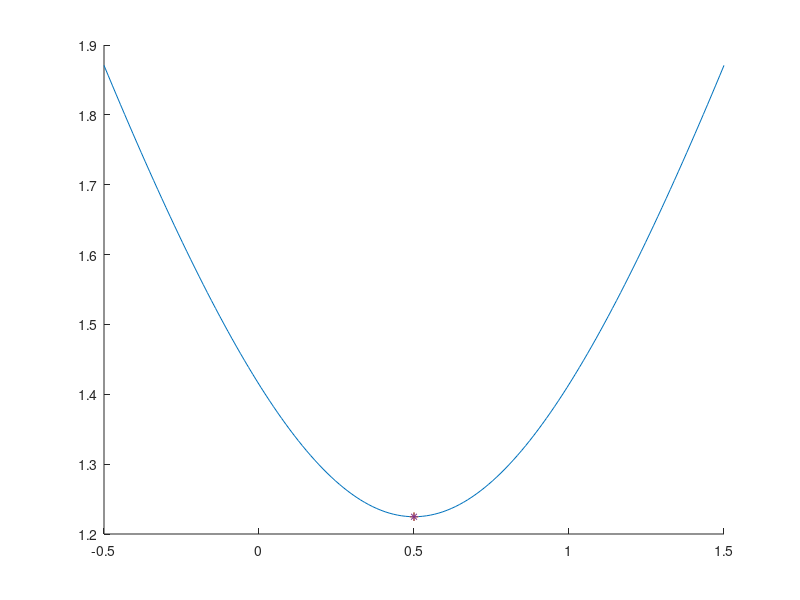

Write MATLAB code to recreate this figure.
clear;

% u0 = rand;
% u1 = rand;
% h = rand;
% s = rand;
% s0 = rand;
% s1 = rand;
% theta = rand;
% p0 = randn(3, 1);
% p1 = randn(3, 1);

theta = 0;
u0=0; u1=0; s=1; s0=1; s1=1; h=1;
p0 = [1; 1; 0];
p1 = [0; 1; 1];

fprintf(['u0 = %g, u1 = %g, h = %g, s = %g, s0 = %g, s1 = %g, theta ' ...
         '= %g\n'], u0, u1, h, s, s0, s1, theta);

fprintf('p0 = (%g, %g, %g)\n', p0(1), p0(2), p0(3));
fprintf('p1 = (%g, %g, %g)\n', p1(1), p1(2), p1(3));

du = u1 - u0;
dp = p1 - p0;
savg = (s0 + s1)/2;
stheta = (1 - theta)*s + theta*savg;
alpha = -du/(stheta*h);

u = @(lam) (1 - lam)*u0 + lam*u1;
p = @(lam) p0 + lam*dp;
q = @(lam) p(lam)'*p(lam);
l = @(lam) sqrt(q(lam));

F0 = @(lam) u(lam) + stheta*h*l(lam);

Lams = linspace(-0.5, 1.5, 151);
F0s = zeros(size(Lams), 'like', Lams);
for i = 1:length(F0s)
    F0s(i) = F0(Lams(i));
end

tmp = alpha^2 - norm(dp, 2)^2;
a = norm(dp, 2)^2*tmp;
b = dp'*p0*tmp;
c = alpha^2*norm(p0, 2)^2 - (dp'*p0)^2;

degenerate = false;
if b*b < a*c
    degenerate = true;
    if F0(0) <= F0(1)
        arglam = 0;
    else
        arglam = 1;
    end
    fprintf('degenerate problem\n');
    fprintf('arglam = %g\n', arglam);
else
    lhs = -b/a;
    rhs = sqrt(b^2 - a*c)/a;

    lam1 = lhs - rhs;
    lam2 = lhs + rhs;

    check = @(lam) abs(alpha*l(lam) - dp'*p(lam));
    tol = 1e-10;
    if check(lam1) < check(lam2)
        arglam = lam1;
    else
        arglam = lam2;
    end
    if arglam < 0 || 1 < arglam
        if F0(0) <= F0(1)
            arglam = 0;
        else
            arglam = 1;
        end
    end
    fprintf('check1 = %g, check2 = %g\n', check(lam1), check(lam2));
    fprintf('lam1 = %g, lam2 = %g, arglam = %g\n', lam1, lam2, arglam);
end
fprintf('F0 = %0.16g\n', F0(arglam));

figure;
hold on;
plot(Lams, F0s);
if ~degenerate
    plot(lam1, F0(lam1), '+');
    plot(lam2, F0(lam2), '+');
end
plot(arglam, F0(arglam), '*');
xlim([min(Lams) max(Lams)]);
